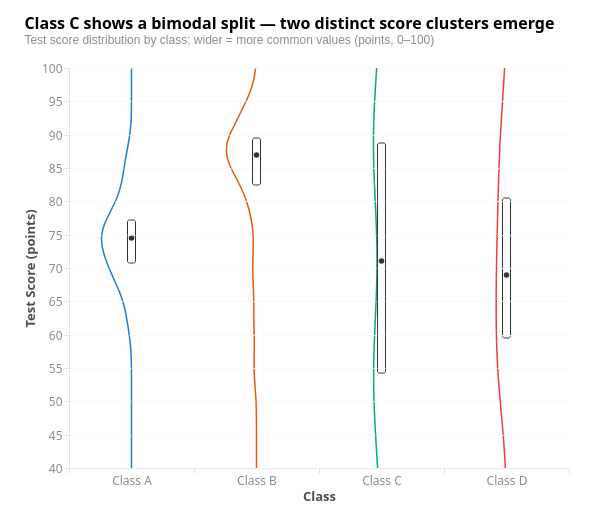

The Vega-Lite source for this figure:
### Vega specification from a JSON file in a GitHub repository (floating-point values rounded to 4 significant figures)
{"_metadata": {"customization": ["Replace 'values' array in data[0] with your raw observations", "Change 'group' and 'value' field names in data transforms, scales, and marks", "Adjust the KDE extent (data[1].transform[0].extent) to match your data range", "Adjust scales yscale domainMin/domainMax to match your data range", "Update axes titles for your variable names", "Modify title.text and title.subtitle for your context"], "dataFormat": "Array of objects with 'group' (nominal category) and 'value' (quantitative measurement) fields. Multiple observations per group -- KDE transform computes the density curve.", "notes": "The bandwidth signal defaults to 0 (auto-detect). The interactive range slider lets users adjust KDE smoothing."}, "$schema": "https://vega.github.io/schema/vega/v6.json", "axes": [{"domainColor": "#dee2e6", "labelColor": "#868e96", "labelFontSize": 12, "orient": "bottom", "scale": "layout", "tickColor": "#dee2e6", "title": "Class", "titleColor": "#495057", "titleFontSize": 13, "zindex": 1}, {"domainColor": "#dee2e6", "grid": true, "gridColor": "#f1f3f5", "gridDash": [2, 2], "labelColor": "#868e96", "labelFontSize": 12, "orient": "left", "scale": "yscale", "tickColor": "#dee2e6", "title": "Test Score (points)", "titleColor": "#495057", "titleFontSize": 13, "zindex": 1}], "config": {"aria": true, "axis": {"labelFont": "system-ui, -apple-system, sans-serif", "titleFont": "system-ui, -apple-system, sans-serif"}, "axisBand": {"bandPosition": 1, "tickExtra": true, "tickOffset": 0}, "title": {"font": "system-ui, -apple-system, sans-serif"}}, "data": [{"name": "table", "values": [{"group": "Class A", "value": 62}, {"group": "Class A", "value": 65}, {"group": "Class A", "value": 67}, {"group": "Class A", "value": 68}, {"group": "Class A", "value": 69}, {"group": "Class A", "value": 70}, {"group": "Class A", "value": 70}, {"group": "Class A", "value": 71}, {"group": "Class A", "value": 71}, {"group": "Class A", "value": 72}, {"group": "Class A", "value": 73}, {"group": "Class A", "value": 73}, {"group": "Class A", "value": 74}, {"group": "Class A", "value": 74}, {"group": "Class A", "value": 75}, {"group": "Class A", "value": 75}, {"group": "Class A", "value": 75}, {"group": "Class A", "value": 76}, {"group": "Class A", "value": 76}, {"group": "Class A", "value": 77}, {"group": "Class A", "value": 77}, {"group": "Class A", "value": 78}, {"group": "Class A", "value": 79}, {"group": "Class A", "value": 80}, {"group": "Class A", "value": 81}, {"group": "Class A", "value": 83}, {"group": "Class A", "value": 85}, {"group": "Class A", "value": 87}, {"group": "Class B", "value": 55}, {"group": "Class B", "value": 62}, {"group": "Class B", "value": 68}, {"group": "Class B", "value": 72}, {"group": "Class B", "value": 78}, {"group": "Class B", "value": 80}, {"group": "Class B", "value": 82}, {"group": "Class B", "value": 83}, {"group": "Class B", "value": 84}, {"group": "Class B", "value": 85}, {"group": "Class B", "value": 85}, {"group": "Class B", "value": 86}, {"group": "Class B", "value": 86}, {"group": "Class B", "value": 87}, {"group": "Class B", "value": 87}, {"group": "Class B", "value": 88}, {"group": "Class B", "value": 88}, {"group": "Class B", "value": 88}, {"group": "Class B", "value": 89}, {"group": "Class B", "value": 89}, {"group": "Class B", "value": 90}, {"group": "Class B", "value": 90}, {"group": "Class B", "value": 91}, {"group": "Class B", "value": 92}, {"group": "Class B", "value": 93}, {"group": "Class B", "value": 94}, {"group": "Class B", "value": 95}, {"group": "Class C", "value": 45}, {"group": "Class C", "value": 47}, {"group": "Class C", "value": 48}, {"group": "Class C", "value": 50}, {"group": "Class C", "value": 51}, {"group": "Class C", "value": 53}, {"group": "Class C", "value": 54}, {"group": "Class C", "value": 55}, {"group": "Class C", "value": 56}, {"group": "Class C", "value": 57}, {"group": "Class C", "value": 58}, {"group": "Class C", "value": 59}, {"group": "Class C", "value": 60}, {"group": "Class C", "value": 82}, {"group": "Class C", "value": 83}, {"group": "Class C", "value": 85}, {"group": "Class C", "value": 86}, {"group": "Class C", "value": 87}, {"group": "Class C", "value": 88}, {"group": "Class C", "value": 89}, {"group": "Class C", "value": 90}, {"group": "Class C", "value": 91}, {"group": "Class C", "value": 92}, {"group": "Class C", "value": 93}, {"group": "Class C", "value": 94}, {"group": "Class C", "value": 95}, {"group": "Class D", "value": 50}, {"group": "Class D", "value": 52}, {"group": "Class D", "value": 54}, {"group": "Class D", "value": 56}, {"group": "Class D", "value": 58}, {"group": "Class D", "value": 60}, {"group": "Class D", "value": 62}, {"group": "Class D", "value": 64}, {"group": "Class D", "value": 66}, {"group": "Class D", "value": 68}, {"group": "Class D", "value": 70}, {"group": "Class D", "value": 72}, {"group": "Class D", "value": 74}, {"group": "Class D", "value": 76}, {"group": "Class D", "value": 78}, {"group": "Class D", "value": 80}, {"group": "Class D", "value": 82}, {"group": "Class D", "value": 84}, {"group": "Class D", "value": 86}, {"group": "Class D", "value": 88}, {"group": "Class D", "value": 90}, {"group": "Class D", "value": 92}, {"group": "Class D", "value": 94}, {"group": "Class D", "value": 51}, {"group": "Class D", "value": 55}, {"group": "Class D", "value": 61}, {"group": "Class D", "value": 67}, {"group": "Class D", "value": 73}]}, {"name": "density", "source": "table", "transform": [{"bandwidth": {"signal": "bandwidth"}, "extent": [40, 100], "field": "value", "groupby": ["group"], "type": "kde"}]}, {"name": "stats", "source": "table", "transform": [{"as": ["q1", "median", "q3"], "fields": ["value", "value", "value"], "groupby": ["group"], "ops": ["q1", "median", "q3"], "type": "aggregate"}]}], "description": "Violin plot comparing distribution shapes across four classes. Class A is approximately normal, Class B is left-skewed, Class C is bimodal (two distinct peaks suggesting subpopulations), and Class D is roughly uniform.", "height": 400, "marks": [{"data": [{"name": "summary", "source": "stats", "transform": [{"expr": "datum.group === parent.group", "type": "filter"}]}], "encode": {"enter": {"height": {"signal": "height"}, "width": {"signal": "plotWidth"}, "xc": {"band": 0.5, "field": "group", "scale": "layout"}}}, "from": {"facet": {"data": "density", "groupby": "group", "name": "violin"}}, "marks": [{"encode": {"enter": {"fill": {"field": {"parent": "group"}, "scale": "color"}, "fillOpacity": {"value": 0.7}, "stroke": {"field": {"parent": "group"}, "scale": "color"}, "strokeWidth": {"value": 1.5}, "tooltip": {"signal": "{'Group': parent.group, 'Score': format(datum.value, '.1f'), 'Density': format(datum.density, '.4f')}"}}, "update": {"width": {"field": "density", "scale": "hscale"}, "xc": {"signal": "plotWidth / 2"}, "y": {"field": "value", "scale": "yscale"}}}, "from": {"data": "violin"}, "type": "area"}, {"encode": {"enter": {"cornerRadius": {"value": 2}, "fill": {"value": "white"}, "fillOpacity": {"value": 0.9}, "stroke": {"value": "#333"}, "strokeWidth": {"value": 1}, "width": {"value": 8}}, "update": {"xc": {"signal": "plotWidth / 2"}, "y": {"field": "q3", "scale": "yscale"}, "y2": {"field": "q1", "scale": "yscale"}}}, "from": {"data": "summary"}, "type": "rect"}, {"encode": {"enter": {"fill": {"value": "#333"}, "shape": {"value": "circle"}, "size": {"value": 30}, "tooltip": {"signal": "{'Median': format(datum.median, '.1f'), 'Q1': format(datum.q1, '.1f'), 'Q3': format(datum.q3, '.1f')}"}}, "update": {"x": {"signal": "plotWidth / 2"}, "y": {"field": "median", "scale": "yscale"}}}, "from": {"data": "summary"}, "type": "symbol"}], "type": "group"}], "padding": {"bottom": 16, "left": 24, "right": 24, "top": 16}, "scales": [{"domain": {"data": "table", "field": "group"}, "name": "layout", "range": "width", "type": "band"}, {"domain": {"data": "table", "field": "value"}, "domainMax": 100, "domainMin": 40, "name": "yscale", "nice": true, "range": "height", "round": true, "type": "linear", "zero": false}, {"domain": {"data": "density", "field": "density"}, "name": "hscale", "range": [0, {"signal": "plotWidth"}], "type": "linear"}, {"domain": {"data": "table", "field": "group"}, "name": "color", "range": ["#1c7ed6", "#e8590c", "#0ca678", "#f03e3e", "#ae3ec9", "#1098ad", "#74b816", "#d6336c"], "type": "ordinal"}], "signals": [{"name": "plotWidth", "value": 60}, {"bind": {"input": "range", "max": 10, "min": 0, "step": 0.1}, "name": "bandwidth", "value": 0}], "title": {"anchor": "start", "fontSize": 16, "offset": 16, "subtitle": "Test score distribution by class; wider = more common values (points, 0–100)", "subtitleColor": "#868e96", "subtitleFontSize": 12, "text": "Class C shows a bimodal split — two distinct score clusters emerge"}, "width": 500}
